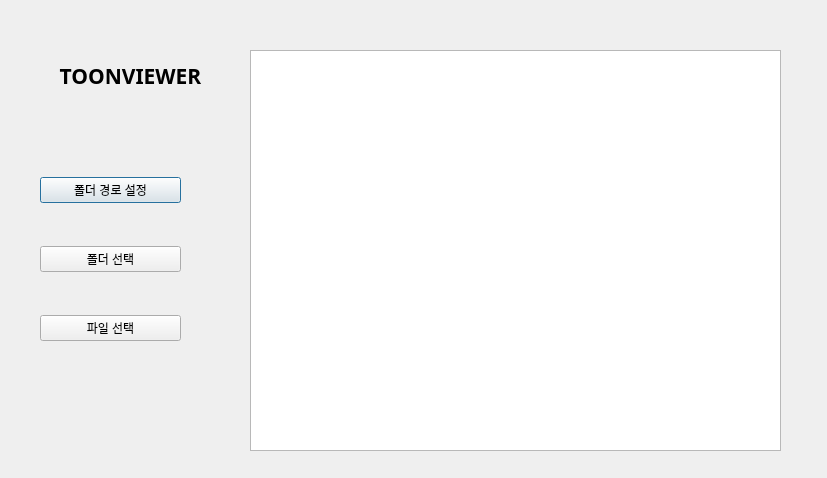
<?xml version="1.0" encoding="UTF-8"?>
<ui version="4.0">
 <class>Dialog</class>
 <widget class="QDialog" name="Dialog">
  <property name="geometry">
   <rect>
    <x>0</x>
    <y>0</y>
    <width>827</width>
    <height>478</height>
   </rect>
  </property>
  <property name="windowTitle">
   <string>Dialog</string>
  </property>
  <widget class="QLabel" name="label">
   <property name="geometry">
    <rect>
     <x>20</x>
     <y>40</y>
     <width>221</width>
     <height>71</height>
    </rect>
   </property>
   <property name="font">
    <font>
     <family>Bahnschrift SemiBold Condensed</family>
     <pointsize>16</pointsize>
     <weight>75</weight>
     <bold>true</bold>
    </font>
   </property>
   <property name="text">
    <string>TOONVIEWER</string>
   </property>
   <property name="alignment">
    <set>Qt::AlignCenter</set>
   </property>
  </widget>
  <widget class="QTreeWidget" name="treeWidget">
   <property name="geometry">
    <rect>
     <x>250</x>
     <y>50</y>
     <width>531</width>
     <height>401</height>
    </rect>
   </property>
   <property name="mouseTracking">
    <bool>false</bool>
   </property>
   <property name="autoFillBackground">
    <bool>false</bool>
   </property>
   <property name="dragEnabled">
    <bool>false</bool>
   </property>
   <property name="selectionMode">
    <enum>QAbstractItemView::MultiSelection</enum>
   </property>
   <property name="sortingEnabled">
    <bool>false</bool>
   </property>
   <property name="headerHidden">
    <bool>true</bool>
   </property>
  </widget>
  <widget class="QWidget" name="verticalLayoutWidget">
   <property name="geometry">
    <rect>
     <x>40</x>
     <y>140</y>
     <width>141</width>
     <height>241</height>
    </rect>
   </property>
   <layout class="QVBoxLayout" name="verticalLayout">
    <item>
     <widget class="QPushButton" name="btn_path">
      <property name="text">
       <string>폴더 경로 설정</string>
      </property>
     </widget>
    </item>
    <item>
     <widget class="QPushButton" name="btn_folder">
      <property name="text">
       <string>폴더 선택</string>
      </property>
     </widget>
    </item>
    <item>
     <widget class="QPushButton" name="btn_file">
      <property name="text">
       <string>파일 선택</string>
      </property>
     </widget>
    </item>
   </layout>
  </widget>
 </widget>
 <resources/>
 <connections/>
</ui>
